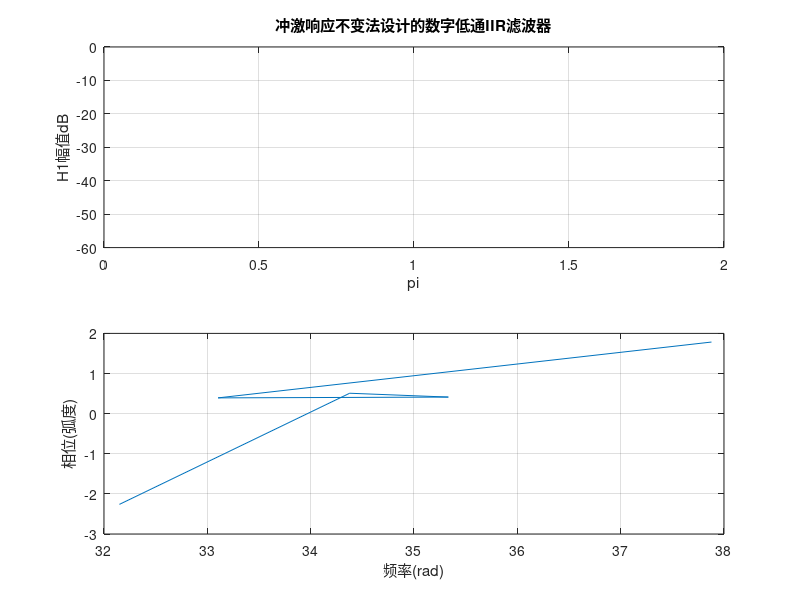

Here is the MATLAB script that generated this plot:
clear;clc;close all;
fc=1000;
ap=1;as=10;fp=100;fs=150;
wp=2*pi*fp/fc;
ws=2*pi*fs/fc;
Wanp=wp*fc;
Wans=ws*fc;
[N,Wanc]=buttord(Wanp,Wans,ap,as,'s');
[b,a]=butter(N,Wanc,'s');
[B1,A1]=impinvar(b,a,fc);   
[H1,w]=freqz(B1,A1,'whole');
subplot(2,1,1);
plot(w/pi,20*log10(abs(H1)));grid on;
axis([0,2,-60,0]);xlabel('pi');ylabel('H1幅值dB');
title('冲激响应不变法设计的数字低通IIR滤波器');
subplot(2,1,2);
plot(w/pi,angle(H1));
xlabel('频率(rad)');ylabel('相位(弧度)');grid on;